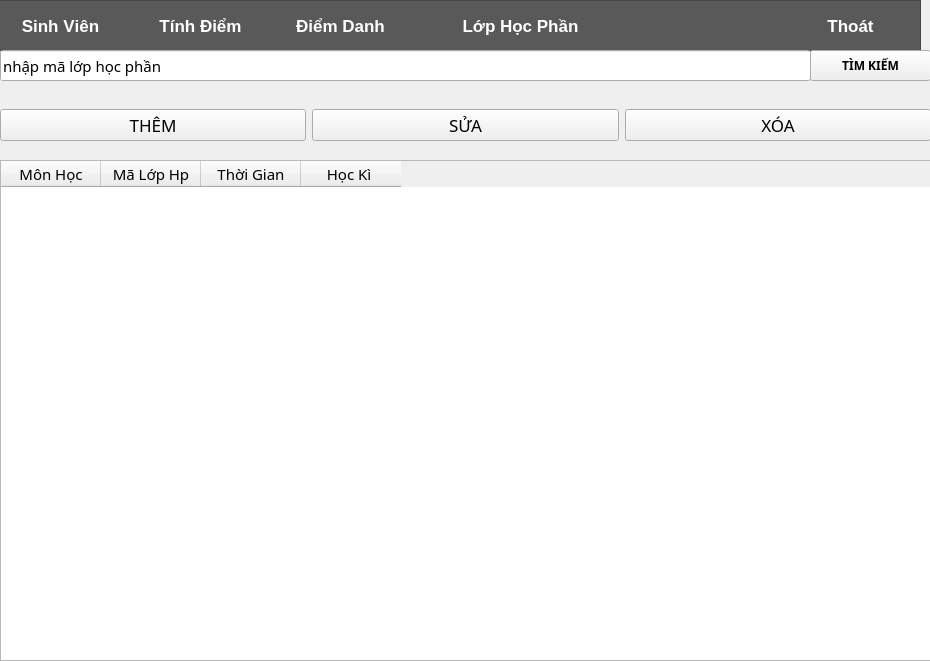
<?xml version="1.0" encoding="UTF-8"?>
<ui version="4.0">
 <class>lophocphan</class>
 <widget class="QMainWindow" name="lophocphan">
  <property name="geometry">
   <rect>
    <x>0</x>
    <y>0</y>
    <width>930</width>
    <height>661</height>
   </rect>
  </property>
  <property name="font">
   <font>
    <family>Segoe UI Variable</family>
    <weight>50</weight>
    <bold>false</bold>
   </font>
  </property>
  <property name="acceptDrops">
   <bool>false</bool>
  </property>
  <property name="windowTitle">
   <string>MainWindow</string>
  </property>
  <property name="autoFillBackground">
   <bool>false</bool>
  </property>
  <property name="animated">
   <bool>true</bool>
  </property>
  <property name="documentMode">
   <bool>false</bool>
  </property>
  <property name="tabShape">
   <enum>QTabWidget::Rounded</enum>
  </property>
  <property name="unifiedTitleAndToolBarOnMac">
   <bool>false</bool>
  </property>
  <widget class="QWidget" name="centralwidget">
   <property name="cursor">
    <cursorShape>ArrowCursor</cursorShape>
   </property>
   <widget class="QFrame" name="frame">
    <property name="geometry">
     <rect>
      <x>-10</x>
      <y>0</y>
      <width>931</width>
      <height>51</height>
     </rect>
    </property>
    <property name="autoFillBackground">
     <bool>false</bool>
    </property>
    <property name="styleSheet">
     <string notr="true">background-color: rgb(89, 89, 89);</string>
    </property>
    <property name="frameShape">
     <enum>QFrame::StyledPanel</enum>
    </property>
    <property name="frameShadow">
     <enum>QFrame::Raised</enum>
    </property>
    <widget class="QPushButton" name="windowNhanVien">
     <property name="geometry">
      <rect>
       <x>0</x>
       <y>0</y>
       <width>141</width>
       <height>51</height>
      </rect>
     </property>
     <property name="font">
      <font>
       <pointsize>13</pointsize>
       <weight>75</weight>
       <bold>true</bold>
       <kerning>false</kerning>
      </font>
     </property>
     <property name="cursor">
      <cursorShape>PointingHandCursor</cursorShape>
     </property>
     <property name="autoFillBackground">
      <bool>false</bool>
     </property>
     <property name="styleSheet">
      <string notr="true">color: rgb(255, 255, 255);</string>
     </property>
     <property name="text">
      <string>Sinh Viên</string>
     </property>
     <property name="flat">
      <bool>true</bool>
     </property>
    </widget>
    <widget class="QPushButton" name="windowTinhLuong">
     <property name="geometry">
      <rect>
       <x>140</x>
       <y>0</y>
       <width>141</width>
       <height>51</height>
      </rect>
     </property>
     <property name="font">
      <font>
       <pointsize>13</pointsize>
       <weight>75</weight>
       <bold>true</bold>
       <kerning>false</kerning>
      </font>
     </property>
     <property name="cursor">
      <cursorShape>PointingHandCursor</cursorShape>
     </property>
     <property name="autoFillBackground">
      <bool>false</bool>
     </property>
     <property name="styleSheet">
      <string notr="true">color: rgb(255, 255, 255);</string>
     </property>
     <property name="text">
      <string>Tính Điểm</string>
     </property>
     <property name="flat">
      <bool>true</bool>
     </property>
    </widget>
    <widget class="QPushButton" name="btnThoat">
     <property name="geometry">
      <rect>
       <x>790</x>
       <y>0</y>
       <width>141</width>
       <height>51</height>
      </rect>
     </property>
     <property name="font">
      <font>
       <pointsize>13</pointsize>
       <weight>75</weight>
       <bold>true</bold>
       <kerning>false</kerning>
      </font>
     </property>
     <property name="cursor">
      <cursorShape>PointingHandCursor</cursorShape>
     </property>
     <property name="autoFillBackground">
      <bool>false</bool>
     </property>
     <property name="styleSheet">
      <string notr="true">color: rgb(255, 255, 255);</string>
     </property>
     <property name="text">
      <string>Thoát</string>
     </property>
     <property name="flat">
      <bool>true</bool>
     </property>
    </widget>
    <widget class="QPushButton" name="windowTinhLuong_2">
     <property name="geometry">
      <rect>
       <x>500</x>
       <y>40</y>
       <width>141</width>
       <height>51</height>
      </rect>
     </property>
     <property name="font">
      <font>
       <pointsize>13</pointsize>
       <weight>75</weight>
       <bold>true</bold>
       <kerning>false</kerning>
      </font>
     </property>
     <property name="cursor">
      <cursorShape>PointingHandCursor</cursorShape>
     </property>
     <property name="autoFillBackground">
      <bool>false</bool>
     </property>
     <property name="styleSheet">
      <string notr="true">color: rgb(255, 255, 255);</string>
     </property>
     <property name="text">
      <string>Tính Điểm</string>
     </property>
     <property name="flat">
      <bool>true</bool>
     </property>
    </widget>
    <widget class="QPushButton" name="windowChamCong_4">
     <property name="geometry">
      <rect>
       <x>440</x>
       <y>0</y>
       <width>181</width>
       <height>51</height>
      </rect>
     </property>
     <property name="font">
      <font>
       <pointsize>13</pointsize>
       <weight>75</weight>
       <bold>true</bold>
       <kerning>false</kerning>
      </font>
     </property>
     <property name="cursor">
      <cursorShape>PointingHandCursor</cursorShape>
     </property>
     <property name="autoFillBackground">
      <bool>false</bool>
     </property>
     <property name="styleSheet">
      <string notr="true">color: rgb(255, 255, 255);</string>
     </property>
     <property name="text">
      <string>Lớp Học Phần</string>
     </property>
     <property name="flat">
      <bool>true</bool>
     </property>
    </widget>
    <widget class="QPushButton" name="windowChamCong">
     <property name="geometry">
      <rect>
       <x>280</x>
       <y>0</y>
       <width>141</width>
       <height>51</height>
      </rect>
     </property>
     <property name="font">
      <font>
       <pointsize>13</pointsize>
       <weight>75</weight>
       <bold>true</bold>
       <kerning>false</kerning>
      </font>
     </property>
     <property name="cursor">
      <cursorShape>PointingHandCursor</cursorShape>
     </property>
     <property name="autoFillBackground">
      <bool>false</bool>
     </property>
     <property name="styleSheet">
      <string notr="true">color: rgb(255, 255, 255);</string>
     </property>
     <property name="text">
      <string>Điểm Danh</string>
     </property>
     <property name="flat">
      <bool>true</bool>
     </property>
    </widget>
   </widget>
   <widget class="QLineEdit" name="txtTimKiem">
    <property name="geometry">
     <rect>
      <x>0</x>
      <y>50</y>
      <width>811</width>
      <height>31</height>
     </rect>
    </property>
    <property name="font">
     <font>
      <pointsize>11</pointsize>
     </font>
    </property>
    <property name="text">
     <string>nhập mã lớp học phần</string>
    </property>
    <property name="placeholderText">
     <string>Nhập tên nhân viên...</string>
    </property>
   </widget>
   <widget class="QPushButton" name="btnTimKiem">
    <property name="geometry">
     <rect>
      <x>810</x>
      <y>50</y>
      <width>121</width>
      <height>31</height>
     </rect>
    </property>
    <property name="font">
     <font>
      <pointsize>9</pointsize>
      <weight>75</weight>
      <bold>true</bold>
     </font>
    </property>
    <property name="cursor">
     <cursorShape>PointingHandCursor</cursorShape>
    </property>
    <property name="text">
     <string>TÌM KIẾM</string>
    </property>
   </widget>
   <widget class="QTableWidget" name="tblNhanVien">
    <property name="enabled">
     <bool>true</bool>
    </property>
    <property name="geometry">
     <rect>
      <x>0</x>
      <y>160</y>
      <width>931</width>
      <height>501</height>
     </rect>
    </property>
    <property name="font">
     <font>
      <pointsize>11</pointsize>
     </font>
    </property>
    <property name="lineWidth">
     <number>3</number>
    </property>
    <property name="midLineWidth">
     <number>1</number>
    </property>
    <property name="sizeAdjustPolicy">
     <enum>QAbstractScrollArea::AdjustIgnored</enum>
    </property>
    <property name="alternatingRowColors">
     <bool>false</bool>
    </property>
    <property name="selectionMode">
     <enum>QAbstractItemView::SingleSelection</enum>
    </property>
    <property name="showGrid">
     <bool>false</bool>
    </property>
    <property name="gridStyle">
     <enum>Qt::NoPen</enum>
    </property>
    <property name="wordWrap">
     <bool>false</bool>
    </property>
    <attribute name="horizontalHeaderVisible">
     <bool>true</bool>
    </attribute>
    <attribute name="horizontalHeaderCascadingSectionResizes">
     <bool>false</bool>
    </attribute>
    <attribute name="horizontalHeaderHighlightSections">
     <bool>true</bool>
    </attribute>
    <attribute name="horizontalHeaderShowSortIndicator" stdset="0">
     <bool>false</bool>
    </attribute>
    <attribute name="horizontalHeaderStretchLastSection">
     <bool>false</bool>
    </attribute>
    <attribute name="verticalHeaderVisible">
     <bool>true</bool>
    </attribute>
    <attribute name="verticalHeaderCascadingSectionResizes">
     <bool>true</bool>
    </attribute>
    <attribute name="verticalHeaderShowSortIndicator" stdset="0">
     <bool>false</bool>
    </attribute>
    <attribute name="verticalHeaderStretchLastSection">
     <bool>false</bool>
    </attribute>
    <column>
     <property name="text">
      <string>Môn Học</string>
     </property>
    </column>
    <column>
     <property name="text">
      <string>Mã Lớp Hp</string>
     </property>
    </column>
    <column>
     <property name="text">
      <string>Thời Gian</string>
     </property>
    </column>
    <column>
     <property name="text">
      <string>Học Kì </string>
     </property>
    </column>
   </widget>
   <widget class="QWidget" name="horizontalLayoutWidget">
    <property name="geometry">
     <rect>
      <x>0</x>
      <y>100</y>
      <width>931</width>
      <height>51</height>
     </rect>
    </property>
    <layout class="QHBoxLayout" name="horizontalLayout_2">
     <item>
      <widget class="QPushButton" name="btnThem">
       <property name="font">
        <font>
         <pointsize>13</pointsize>
         <weight>50</weight>
         <bold>false</bold>
        </font>
       </property>
       <property name="cursor">
        <cursorShape>PointingHandCursor</cursorShape>
       </property>
       <property name="text">
        <string>THÊM</string>
       </property>
      </widget>
     </item>
     <item>
      <widget class="QPushButton" name="btnSua">
       <property name="font">
        <font>
         <pointsize>13</pointsize>
         <weight>50</weight>
         <bold>false</bold>
        </font>
       </property>
       <property name="cursor">
        <cursorShape>PointingHandCursor</cursorShape>
       </property>
       <property name="text">
        <string>SỬA</string>
       </property>
      </widget>
     </item>
     <item>
      <widget class="QPushButton" name="btnXoa">
       <property name="font">
        <font>
         <pointsize>13</pointsize>
         <weight>50</weight>
         <bold>false</bold>
        </font>
       </property>
       <property name="cursor">
        <cursorShape>PointingHandCursor</cursorShape>
       </property>
       <property name="text">
        <string>XÓA</string>
       </property>
      </widget>
     </item>
    </layout>
   </widget>
  </widget>
 </widget>
 <resources/>
 <connections/>
</ui>
